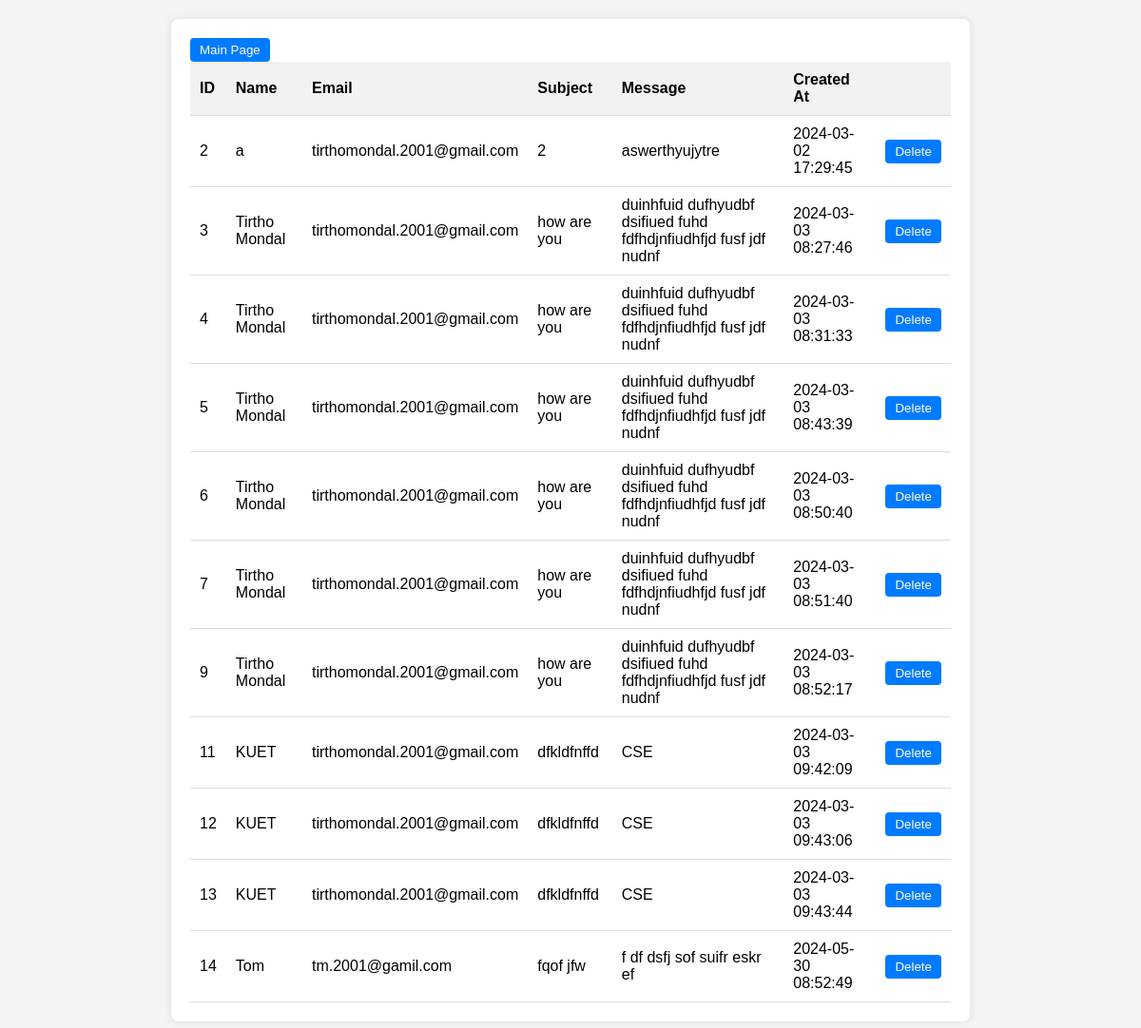
Page /About/message.php on the committed database.
### tables this page shows
CREATE TABLE `messages` (
  `id` int(11) NOT NULL,
  `name` varchar(255) NOT NULL,
  `email` varchar(255) NOT NULL,
  `subject` varchar(255) NOT NULL,
  `message` text NOT NULL,
  `created_at` timestamp NOT NULL DEFAULT current_timestamp()
);

### About/message.php (the view, shortened to what this page needs)
<!DOCTYPE html>
<html>
<head>
</head>
<body>
    <div class="container_display">
    <span style="float:left;"><a href="../login/home.php"><button class="btn-primary">Main Page</button></a></span>
        <table>
            <tr>
                <th>ID</th>
                <th>Name</th>
                <th>Email</th>
                <th>Subject</th>
                <th>Message</th>
                <th>Created At</th>
                <th></th>
            </tr>
            <?php
            require_once("config.php");
            $query = "SELECT * FROM messages";
            $result = mysqli_query($db, $query);
            if (mysqli_num_rows($result) > 0) {
                while ($row = mysqli_fetch_assoc($result)) {
                    echo '<tr>
                            <td>'.$row['id'].'</td>
                            <td>'.$row['name'].'</td>
                            <td>'.$row['email'].'</td>
                            <td>'.$row['subject'].'</td>
                            <td>'.$row['message'].'</td>
                            <td>'.$row['created_at'].'</td>
                            <td>
                                <a href="delete_message.php?id='.$row['id'].'" onClick="return confirm(\'Are you sure you want to delete this skill?\')"><button class="btn-primary btn_del">Delete</button></a>
                            </td>
                        </tr>';
                }
            } else {
                echo '<tr><td colspan="6">No messages found</td></tr>';
            }
            ?>
        </table>
    </div>
</body>
</html>

### About/message.php (style rules this page uses)
body { font-family: Arial, sans-serif; background-color: #f4f4f4; margin: 0; padding: 0; }
.container_display { max-width: 800px; margin: 20px auto; padding: 20px; background-color: #fff; border-radius: 8px; box-shadow: 0 0 10px rgba(0, 0, 0, 0.1); }
table { width: 100%; border-collapse: collapse; }
th, td { padding: 10px; text-align: left; border-bottom: 1px solid #ddd; }
th { background-color: #f2f2f2; }
button { padding: 5px 10px; color: #fff; border: none; border-radius: 4px; cursor: pointer; }
.btn-primary { background-color: #007bff; }

### rows in the picture
messages: id "2", name "a", email "tirthomondal.2001@gmail.com", subject "2", message "aswerthyujytre", created_at "2024-03-02 17:29:45"
messages: id "3", name "Tirtho Mondal", email "tirthomondal.2001@gmail.com", subject "how are you", message "duinhfuid dufhyudbf dsifiued fuhd fdfhdjnfiudhfjd fusf jdf nudnf", created_at "2024-03-03 08:27:46"
messages: id "4", name "Tirtho Mondal", email "tirthomondal.2001@gmail.com", subject "how are you", message "duinhfuid dufhyudbf dsifiued fuhd fdfhdjnfiudhfjd fusf jdf nudnf", created_at "2024-03-03 08:31:33"
messages: id "5", name "Tirtho Mondal", email "tirthomondal.2001@gmail.com", subject "how are you", message "duinhfuid dufhyudbf dsifiued fuhd fdfhdjnfiudhfjd fusf jdf nudnf", created_at "2024-03-03 08:43:39"
messages: id "6", name "Tirtho Mondal", email "tirthomondal.2001@gmail.com", subject "how are you", message "duinhfuid dufhyudbf dsifiued fuhd fdfhdjnfiudhfjd fusf jdf nudnf", created_at "2024-03-03 08:50:40"
messages: id "7", name "Tirtho Mondal", email "tirthomondal.2001@gmail.com", subject "how are you", message "duinhfuid dufhyudbf dsifiued fuhd fdfhdjnfiudhfjd fusf jdf nudnf", created_at "2024-03-03 08:51:40"
messages: id "9", name "Tirtho Mondal", email "tirthomondal.2001@gmail.com", subject "how are you", message "duinhfuid dufhyudbf dsifiued fuhd fdfhdjnfiudhfjd fusf jdf nudnf", created_at "2024-03-03 08:52:17"
messages: id "11", name "KUET", email "tirthomondal.2001@gmail.com", subject "dfkldfnffd", message "CSE", created_at "2024-03-03 09:42:09"
messages: id "12", name "KUET", email "tirthomondal.2001@gmail.com", subject "dfkldfnffd", message "CSE", created_at "2024-03-03 09:43:06"
messages: id "13", name "KUET", email "tirthomondal.2001@gmail.com", subject "dfkldfnffd", message "CSE", created_at "2024-03-03 09:43:44"
messages: id "14", name "Tom", email "tm.2001@gamil.com", subject "fqof jfw", message "f df dsfj sof suifr eskr ef", created_at "2024-05-30 08:52:49"
